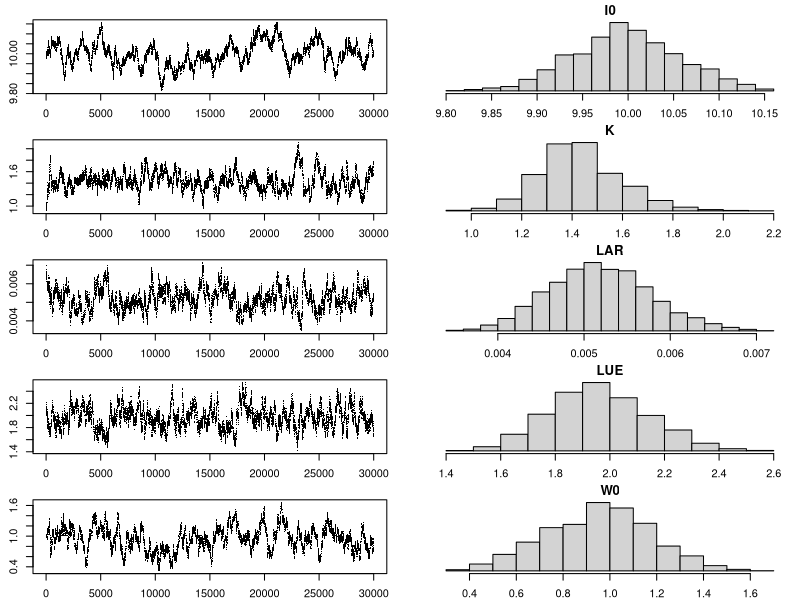
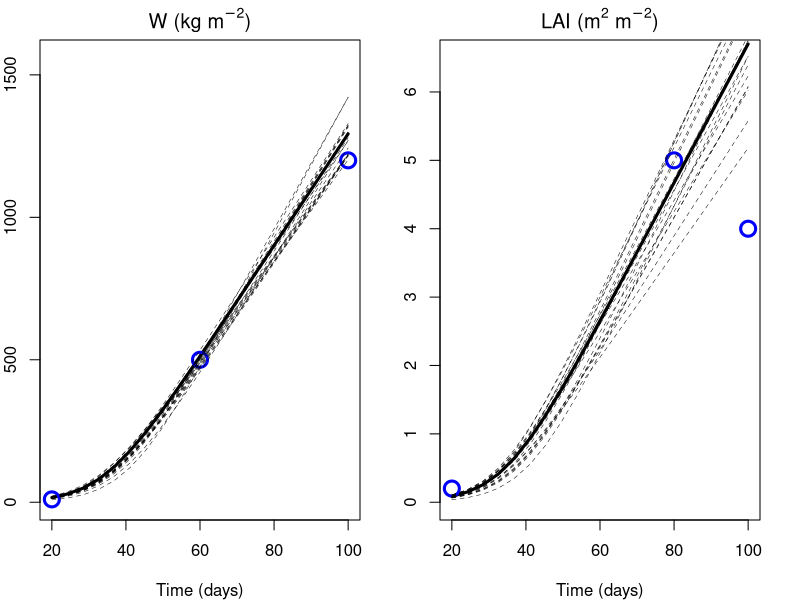

Generate these figures, in order, with R:
## M. van Oijen (2024). Bayesian Compendium, 2nd edition.
## Chapter 8. MCMC and Multivariate Models

  library(mvtnorm)

  EXPOL5 <- function( t=0, b=c(10,1,0.007,2,1) ) {
    I0  <- b[1] ; K <- b[2] ; LAR <- b[3] ; LUE <- b[4] ; W0 <- b[5] 
    W   <- log( 1 + exp(I0*K*LAR*LUE*t) * (exp(K*LAR*W0)-1) ) / (K*LAR)
    LAI <- W * LAR
    return( list( "W"=W, "LAI"=LAI ) ) }

  bmin5  <- c(9.9,0.5,0.005,1,0.5)         ; bmax5 <- c(10.1,1.5,0.009,3,1.5)
  range5 <- bmax5 - bmin5                  ; var5  <- (range5^2) / 12
  mb     <- rowMeans( cbind(bmin5,bmax5) ) ; Sb    <- diag( var5 )

  t_W      <- c(20,60,100) ; y_W <- c(10,500,1200) ; sd_W <- c(5,15,120)
  t_L      <- c(20,80,100) ; y_L <- c(0.2,5,4)     ; sd_L <- c(0.1,1,1)
  data_W   <- cbind( t=t_W, y=y_W, sd=sd_W )
  data_LAI <- cbind( t=t_L, y=y_L, sd=sd_L )
  data     <- list( "W"=data_W, "LAI"=data_LAI )

  logPrior <- function( b, mb.=mb, Sb.=Sb ) { dmvnorm( b, mb., Sb., log=T ) }

  logLikList <- function( b, dataList, f.=f ) {
    sum( sapply( names(dataList), function(v){ sum(
      dnorm( f.( dataList[[v]][,1], b ) [[v]],
             mean=dataList[[v]][,2], sd=dataList[[v]][,3], log=T ) ) } ) ) }

  logPostList <- function( b, mb.=mb, Sb.=Sb, dataList, f.=f ) {
    logPrior(b, mb., Sb.) + logLikList(b, dataList, f.) }

  MetropolisLogPost <- function( f.=f, logp=logPost, b0=mb, SProp=Sb/100, ni.=ni, ... ) {
    bChain <- matrix( NA, nrow=ni., ncol=length(b0) ) ; bChain[1,] <- b0
    for( i in 2:ni. ) {
       b1  <- bChain[i-1,] + as.numeric( rmvnorm(1,sigma=SProp) ) 
       if( log(runif(1)) < logp(b1,f.=f.,...) - logp(b0,f.=f.,...) )
            bChain[i,] <- b0 <- b1
       else bChain[i,] <- b0 }
    return(bChain) }

  ni <- 3e4
  
  set.seed(1)

  bChain <- MetropolisLogPost( f=EXPOL5, logp=logPostList, dataList=data )

# Bayesian calibration of the 5-parameter expolinear model ($\\texttt{EXPOL5}$)
# by means of Metropolis sampling.
  par( mfrow = c(5,2), mar=c(2,2.5,1.5,1) )
  plot(bChain[,1],pch=".") ; hist(bChain[,1],yaxt="n",main="I0" )
  plot(bChain[,2],pch=".") ; hist(bChain[,2],yaxt="n",main="K"  )
  plot(bChain[,3],pch=".") ; hist(bChain[,3],yaxt="n",main="LAR")
  plot(bChain[,4],pch=".") ; hist(bChain[,4],yaxt="n",main="LUE")
  plot(bChain[,5],pch=".") ; hist(bChain[,5],yaxt="n",main="W0" )

# Time series of biomass (W) and leaf-area index (LAI), generated by the
# expolinear equation using the posterior mean parameter vector (thick line) and
# 20 parameter vectors subsampled from the MCMC (thin dashed lines).
  par( mfrow = c(1,2), mar=c(4,2,2,2) )
  mb5_y    <- colMeans(bChain)
  varName1 <- expression( 'W (kg m'^-2*')' )
  varName2 <- expression( 'LAI (m'^2*' m'^-2*')' )
  varNames <- c( varName1, varName2 )
  p        <- floor( seq(5e3, ni, length.out=20) )
  for(v in 1:2) {
    t.y    <- data[[v]][,"t"]
    y      <- data[[v]][,"y"]
    t.plot <- seq( min(t.y), max(t.y), length.out=20 )
    plot  ( t.plot, sapply( t.plot, function(i){EXPOL5(i,mb5_y)[[v]]} ),
            ylim=c(0,1.3*max(y)), xlab="Time (days)", ylab="",
            main=varNames[v], lwd=3, type="l" )
    points( data[[v]], col='blue', lwd=3, cex=2 )
    for(j in 1:20) { points( t.plot, sapply( t.plot,
      function(i){EXPOL5(i,bChain[p[j],])[[v]]} ), lwd=0.5, type="l", lty=2 ) }
  }

  Sb5_y <- cov(bChain) ; Rb5_y <- cor(bChain)
